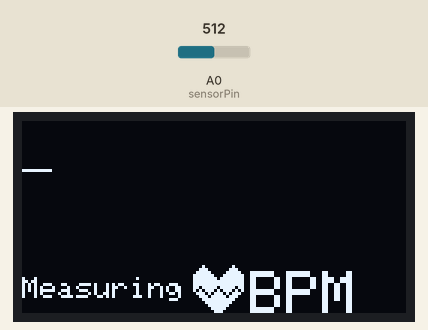
Recording of a sketch running on a simulated Arduino Uno, built with avr-gcc and run on an emulated ATmega328P. On the bench: 128×64 one-colour display. Inputs (shaded band) come from the test bench; at power-on: A0 (sensorPin) = 512.

Above: at 4.36 s.
4.4 s: A0 (sensorPin) set to 716
At 4.57 s:
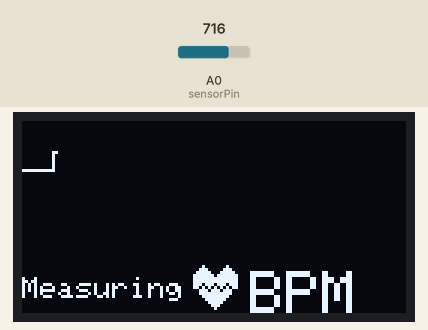
5.9 s: A0 (sensorPin) set to 900
At 6.1 s:
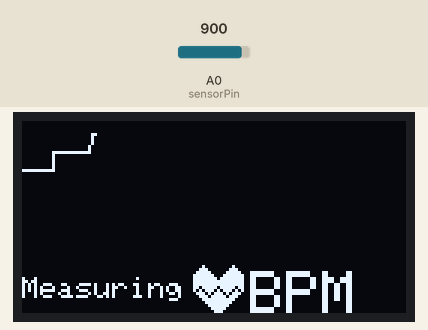
7.4 s: A0 (sensorPin) set to 1023
At 18.52 s:
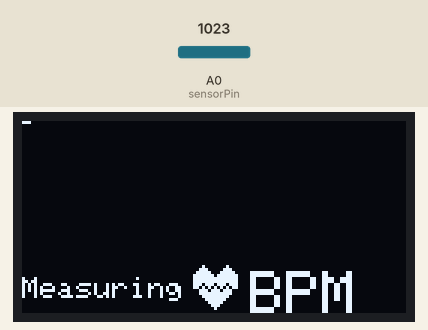

The sketch:

Heart_Rate_Monitor_Ricardo_Alexis_Zamora.ino
```cpp
/*
  Author: Ricardo Alexis Zamora Acosta
  Contact Email: zamoraa.alexiss@gmail.com
  Created at: University of Groningen (RUG)
  Date: June 2024
  Description: This code is designed to display an interface for a Heart Rate Monitor.
  Additional Info: Tested with CH340, using Arduino IDE version 2.3.2
*/

#include <Adafruit_GFX.h>       // Library needed for OLED display
#include <Adafruit_SSD1306.h>   // Library needed for OLED display
#include <Wire.h>               // Library needed for I2C communication

static const unsigned char PROGMEM Universities[] ={   // Bitmap array for displaying the logos of RUG nad UNAM
0x00, 0x00, 0x00, 0x1e, 0x00, 0x00, 0x00, 0x00, 0x00, 0x00, 0x0f, 0xff, 0xf0, 0x00, 0x00, 0x00,
0x00, 0x00, 0x00, 0x7f, 0x00, 0x00, 0x00, 0x00, 0x01, 0xf0, 0x16, 0x82, 0x50, 0x0f, 0x00, 0x00,
0x00, 0x00, 0x01, 0xff, 0x40, 0x00, 0x00, 0x00, 0xe0, 0xa9, 0x6f, 0xe3, 0x5f, 0xd2, 0x1c, 0x00,
0x7c, 0x40, 0x01, 0xff, 0xe0, 0x00, 0x9f, 0x88, 0x2d, 0xf9, 0xef, 0xe7, 0x7f, 0xf2, 0x38, 0xc0,
0x7b, 0xf0, 0x03, 0xf3, 0xf0, 0x03, 0xf7, 0xa3, 0xef, 0xf8, 0xf6, 0x21, 0x17, 0xf2, 0x7b, 0x98,
0x01, 0xf8, 0x03, 0xe1, 0xf0, 0x0f, 0xe0, 0x2b, 0xfd, 0xc8, 0x00, 0x00, 0x00, 0x02, 0x7f, 0x64,
0x01, 0xfc, 0x63, 0xf3, 0xf1, 0x8f, 0xe0, 0x07, 0xd0, 0x78, 0x00, 0x00, 0x00, 0x3c, 0x1f, 0x68,
0x00, 0xfc, 0xe1, 0xff, 0xe3, 0x8f, 0xc0, 0x16, 0x39, 0x00, 0xd0, 0x00, 0x3e, 0x01, 0x18, 0xe0,
0x00, 0xf8, 0xf0, 0x7f, 0x83, 0x8f, 0x80, 0x13, 0x80, 0x83, 0x10, 0x00, 0x37, 0x82, 0x00, 0x50,
0x00, 0x78, 0xf0, 0x7f, 0x03, 0xc7, 0x80, 0x0c, 0xff, 0xdd, 0xc8, 0x01, 0xff, 0xb0, 0xfe, 0x30,
0x00, 0x38, 0x7c, 0x7f, 0x9f, 0x87, 0x00, 0x0f, 0xf8, 0x53, 0xdc, 0x00, 0xff, 0xfe, 0x7f, 0xf0,
0x00, 0x3f, 0xff, 0xff, 0xff, 0xfe, 0x00, 0x1e, 0x00, 0x87, 0xfc, 0x01, 0xf3, 0xc2, 0x1e, 0x7c,
0x00, 0x1f, 0xff, 0xff, 0xff, 0xfe, 0x00, 0x33, 0xff, 0x00, 0x7e, 0x00, 0xfe, 0x00, 0xff, 0xcc,
0x00, 0x3f, 0xfc, 0x00, 0x0f, 0xfe, 0x00, 0x37, 0xee, 0x00, 0x7e, 0x03, 0xbe, 0x00, 0xcf, 0xf8,
0x00, 0x18, 0x08, 0x0c, 0x0c, 0x06, 0x00, 0x07, 0xee, 0x00, 0x7e, 0x03, 0xfe, 0x00, 0x6e, 0x70,
0x00, 0x0c, 0x0c, 0x0c, 0x0c, 0x0c, 0x00, 0x09, 0xef, 0x00, 0xff, 0x01, 0x9f, 0x00, 0xfc, 0xf0,
0x00, 0x1c, 0x0f, 0xff, 0xfc, 0x0e, 0x00, 0x1c, 0x3f, 0xc3, 0xff, 0x83, 0xff, 0xc1, 0xf7, 0x88,
0x00, 0x07, 0xff, 0xff, 0xff, 0xf0, 0x00, 0x07, 0xcf, 0xe1, 0xff, 0x81, 0xb4, 0x83, 0xee, 0xd8,
0x00, 0x1f, 0xff, 0xff, 0xff, 0xfe, 0x00, 0x01, 0xfb, 0x30, 0xed, 0xc0, 0x82, 0x0d, 0xb9, 0xd8,
0x60, 0x00, 0x00, 0x00, 0x0f, 0xf0, 0x1f, 0x38, 0x0f, 0x60, 0xff, 0xc1, 0xf2, 0x0e, 0xff, 0xd8,
0x40, 0x00, 0x00, 0x03, 0x1f, 0xe4, 0x3f, 0x3b, 0xc0, 0xfc, 0xcd, 0xc1, 0x5a, 0x2f, 0xfa, 0x00,
0x40, 0x00, 0x00, 0x07, 0x3f, 0x8e, 0x7f, 0x3b, 0xfe, 0x8f, 0xf0, 0x1f, 0xff, 0xe3, 0x01, 0x78,
0x43, 0x38, 0xe6, 0x00, 0x7f, 0x00, 0xff, 0x3f, 0xff, 0xb8, 0xf8, 0x00, 0x01, 0xef, 0xff, 0xf8,
0x47, 0x9d, 0xde, 0x01, 0xfe, 0x63, 0xfd, 0x3f, 0xff, 0x89, 0x78, 0x00, 0x00, 0x0f, 0xff, 0xf8,
0x43, 0xcf, 0x9e, 0x03, 0xf8, 0xe7, 0xf1, 0x3e, 0x81, 0xff, 0x3f, 0x38, 0x01, 0x8f, 0x0b, 0xf8,
0x47, 0xf8, 0xff, 0x07, 0xf0, 0x0f, 0xe1, 0x00, 0x3f, 0xf9, 0x0f, 0x8d, 0x00, 0xef, 0x00, 0x18,
0x43, 0xf0, 0x7e, 0x07, 0xe6, 0x3f, 0xcd, 0x03, 0xff, 0xcf, 0x00, 0xc0, 0x01, 0x8f, 0xff, 0x48,
0x47, 0xff, 0xff, 0x07, 0xce, 0x7f, 0x9d, 0x37, 0xef, 0xdf, 0x00, 0x3f, 0x00, 0x07, 0xfd, 0x68,
0x43, 0xf0, 0xfe, 0x07, 0x00, 0xfe, 0x01, 0x3f, 0xef, 0xfb, 0x00, 0x3f, 0xc1, 0xef, 0xbd, 0xe8,
0x40, 0x1f, 0xc0, 0x06, 0x61, 0xfc, 0xc3, 0x3f, 0xff, 0x7f, 0x00, 0x3f, 0xe1, 0xed, 0xfd, 0xe8,
0x40, 0x3f, 0xe0, 0x00, 0xe7, 0xf8, 0xcf, 0x3b, 0xfe, 0x7f, 0x00, 0x7f, 0xf8, 0x2c, 0xdf, 0xe8,
0x41, 0xb7, 0x6c, 0x00, 0x0f, 0xe0, 0x1f, 0x3b, 0xda, 0x7d, 0x00, 0x7f, 0xff, 0x8c, 0xb7, 0xe8,
0x40, 0xc7, 0x13, 0x1c, 0x7f, 0xce, 0x3f, 0x3b, 0x59, 0x7f, 0x00, 0x3f, 0xfe, 0xfd, 0x37, 0xf8,
0x40, 0x37, 0x38, 0x08, 0x0f, 0x80, 0xff, 0x3b, 0x69, 0xff, 0x00, 0x3f, 0xfd, 0x9c, 0x6d, 0xf8,
0x40, 0x3f, 0xc2, 0xc8, 0x81, 0x21, 0xff, 0x3b, 0x61, 0xff, 0x00, 0x1f, 0xfc, 0x1e, 0x4d, 0xb8,
0x40, 0x07, 0x52, 0x48, 0x91, 0xe3, 0xf9, 0x3b, 0x20, 0xcd, 0x00, 0x0f, 0xfc, 0x0e, 0x09, 0xb0,
0x40, 0x00, 0x48, 0x08, 0x01, 0x07, 0xf1, 0x1b, 0x01, 0xc0, 0x00, 0x1f, 0xf1, 0xe8, 0x09, 0xb0,
0x40, 0x00, 0x40, 0xea, 0x41, 0x1f, 0xe9, 0x19, 0x3f, 0xbf, 0x80, 0x1f, 0xe3, 0xef, 0x01, 0xf0,
0x40, 0x00, 0x42, 0x6a, 0x41, 0x3f, 0x9d, 0x19, 0xbf, 0x1f, 0x80, 0x1f, 0x83, 0xfb, 0xf9, 0x70,
0x40, 0x00, 0x5a, 0x08, 0x4d, 0x7f, 0x01, 0x18, 0x3e, 0x44, 0x40, 0x3f, 0x06, 0x51, 0xf8, 0x60,
0x4c, 0x7f, 0xd8, 0x08, 0x05, 0x00, 0x01, 0x0c, 0x06, 0x3c, 0x00, 0x3c, 0x0f, 0xf8, 0xc8, 0x60,
0x5c, 0xff, 0x42, 0x48, 0x81, 0x00, 0x01, 0x0c, 0x06, 0x7a, 0x60, 0x3c, 0x19, 0x78, 0xc0, 0x40,
0x41, 0xfc, 0xd5, 0x48, 0x51, 0x00, 0x01, 0x0c, 0x04, 0x01, 0xf0, 0x38, 0x3e, 0xfc, 0xc0, 0xc0,
0x47, 0xf9, 0xd0, 0x08, 0x09, 0x00, 0x01, 0x04, 0x00, 0x01, 0x98, 0x38, 0x5e, 0x20, 0x00, 0x80,
0x4f, 0xf4, 0x41, 0xff, 0xc1, 0x3d, 0xc1, 0x06, 0x01, 0xfe, 0xf0, 0x30, 0xed, 0x04, 0x00, 0x04,
0x7f, 0xce, 0x4f, 0xf7, 0xf1, 0xf3, 0xc1, 0x6f, 0xb9, 0xff, 0xe3, 0x03, 0x1f, 0x7e, 0x00, 0x1c,
0x7f, 0x80, 0x7f, 0x1e, 0xff, 0xe3, 0xc1, 0x77, 0xf0, 0x19, 0x82, 0xcd, 0x2f, 0x6e, 0x03, 0x3c,
0x3f, 0x21, 0xfe, 0x48, 0xfe, 0x1f, 0xc3, 0x7f, 0xf0, 0x40, 0x0f, 0x77, 0x40, 0x00, 0x03, 0xc8,
0x3c, 0x73, 0xf8, 0xc0, 0x7e, 0x1f, 0x82, 0x22, 0x79, 0xa0, 0x04, 0x71, 0x00, 0x00, 0x01, 0x84,
0x38, 0x07, 0xf0, 0x01, 0xff, 0xff, 0xe2, 0x21, 0xee, 0x01, 0xf1, 0xf4, 0x00, 0x71, 0xde, 0x08,
0x13, 0x1f, 0xe4, 0x30, 0xfe, 0x1e, 0xc6, 0x21, 0x8e, 0x06, 0x08, 0x30, 0x03, 0xb2, 0x0d, 0xe0,
0x13, 0x3f, 0xce, 0x70, 0x03, 0xf0, 0x04, 0x30, 0x99, 0xbb, 0xc4, 0x00, 0x0c, 0x64, 0x0c, 0x00,
0x08, 0x7f, 0x00, 0xf0, 0x4f, 0xfd, 0x08, 0x18, 0xe0, 0x00, 0x41, 0x80, 0x08, 0xc8, 0x08, 0x00,
0x0c, 0xfe, 0x61, 0xf0, 0x7a, 0xd7, 0x88, 0x06, 0x50, 0x46, 0x90, 0xfc, 0x90, 0x48, 0x70, 0x00,
0x07, 0xfc, 0xe7, 0xf0, 0x10, 0xc2, 0x10, 0x03, 0x7c, 0x00, 0x1e, 0x04, 0x70, 0xc9, 0x80, 0x00,
0x03, 0xf0, 0x0f, 0xe0, 0x05, 0xec, 0x20, 0x06, 0x06, 0x2f, 0xff, 0x00, 0x21, 0x9e, 0x1f, 0x00,
0x01, 0xe6, 0x1f, 0xc0, 0x05, 0xe8, 0xc0, 0x05, 0x01, 0x3f, 0xfc, 0xc0, 0x26, 0xf7, 0xc0, 0xc0,
0x00, 0xce, 0x7f, 0x80, 0x00, 0xc1, 0x80, 0x04, 0x20, 0xd0, 0x7f, 0xe7, 0xdf, 0x00, 0x02, 0x60,
0x00, 0x30, 0xfe, 0x00, 0x00, 0x06, 0x00, 0x0e, 0x00, 0x44, 0xbf, 0x78, 0x3c, 0x03, 0xc0, 0x40,
0x00, 0x0d, 0xfc, 0x60, 0x00, 0x18, 0x00, 0x0f, 0xff, 0xc0, 0x36, 0xb0, 0x20, 0x03, 0x38, 0xc0,
0x00, 0x03, 0xf8, 0xe0, 0x00, 0x60, 0x00, 0x18, 0x00, 0x62, 0x7b, 0xfc, 0x3e, 0x06, 0x07, 0x00,
0x00, 0x00, 0x70, 0x00, 0x03, 0x80, 0x00, 0x00, 0x00, 0x1f, 0x97, 0xf3, 0xc1, 0xf0, 0x00, 0x00,
0x00, 0x00, 0x0f, 0xe3, 0xf8, 0x00, 0x00, 0x00, 0x00, 0x00, 0x3e, 0x2f, 0x80, 0x00, 0x00, 0x00,
0x00, 0x00, 0x00, 0x00, 0x00, 0x00, 0x00, 0x00, 0x00, 0x00, 0x00, 0x02, 0xc0, 0x00, 0x00, 0x00
};

static const unsigned char PROGMEM heart[] ={  // Bitmap array for displaying a heart
0x10, 0x10, 0x38, 0x38, 0x7c, 0x7c, 0xfe, 0xfe, 0xff, 0xfe, 0xff, 0xfe, 0xee, 0xee, 0xd5, 0x56,
0x3b, 0xb8, 0x3f, 0xf8, 0x1f, 0xf0, 0x0f, 0xe0, 0x07, 0xc0, 0x03, 0x80, 0x01, 0x00
};

static const unsigned char PROGMEM beat[] ={  // Bitmap array for displaying a heart of minor size to simulate an animation of a heart beat
  0x10, 0x04, 0x00, 0x38, 0x0e, 0x00, 0x7c, 0x1f, 0x00, 0xfe, 0x3f, 0x80, 0xff, 0x7f, 0x80, 0xff,
0xff, 0x80, 0xff, 0xff, 0x80, 0xdf, 0x7d, 0x80, 0xae, 0xba, 0x80, 0x75, 0xd7, 0x00, 0x3b, 0xee,
0x00, 0x1f, 0xfc, 0x00, 0x0f, 0xf8, 0x00, 0x07, 0xf0, 0x00, 0x03, 0xe0, 0x00, 0x01, 0xc0, 0x00,
0x00, 0x80, 0x00
};

const int sensorPin = A0;             // Sensor pin for analog input
const int threshold = 300;            // Threshold value for peak detection
const int t_entre_picos = 200;        // Minimum time between peaks (in milliseconds)
const int OLED_RESET = LED_BUILTIN;   // Reset pin for the OLED display


int sensorValue;                      // Variable to store the sensor value
unsigned long previousMillis = 0;     // Variable to store the previous millisecond count
const long interval = 15000;          // Interval for the BPM calculation (in milliseconds)
unsigned long startTime;              // Variable to store the start time
int peakCount = 0;                    // Counter for the number of peaks detected

#define SCREEN_WIDTH 128   // OLED display dimensions
#define SCREEN_HEIGHT 64
Adafruit_SSD1306 display(SCREEN_WIDTH, SCREEN_HEIGHT, &Wire, OLED_RESET); // Create an instance of the SSD1306 display

void read_temp() {    // Function to read the sensor value and update the display
    unsigned long currentMillis = millis();   // Get the current millisecond count
    sensorValue = analogRead(sensorPin);      // Read the sensor value from the analog pin

    int yPos = map(sensorValue, 0, 1023, SCREEN_HEIGHT / 2, 0);               // Map the sensor value to the y-position on the display
    int xPos = map(currentMillis - startTime, 0, interval, 0, SCREEN_WIDTH);  // Calculate the x-position based on the elapsed time

    static int lastYPos = yPos;     // Static variables to store the last positions and state
    static int lastXPos = xPos;
    static int lastPeakCount = 0;
    static bool heartState = true;

    display.drawLine(lastXPos, lastYPos, xPos, yPos, SSD1306_WHITE); // Draw a line from the last position to the current position that would be making the visualization inreal time

    lastYPos = yPos;   // Update the last positions
    lastXPos = xPos;

    // Function for Peak detection
    if (sensorValue > threshold && currentMillis - previousMillis > t_entre_picos) {
        peakCount++;  // Increment the peak count
        previousMillis = currentMillis;  // Update the previous millisecond count

        // Clear the rectangle where the heart/beat icon will be drawn
        display.fillRect(57, 48, 18, 18, SSD1306_BLACK);

        // Toggle the heart state if the peak count has changed
        if (peakCount != lastPeakCount) {
            heartState = !heartState;
            lastPeakCount = peakCount;
        }

        // Draw the heart or beat icon based on the heart state for simulating of a heart beat
        if (heartState) {
            display.drawBitmap(57, 48, beat, 17, 17, 1);
        } else {
            display.drawBitmap(57, 48, heart, 15, 15, 1);
        }
    }

    if (currentMillis - startTime >= interval) {  // If the interval has passed, calculate and display the BPM
        int bpm = int(peakCount * 2);

        lastXPos = xPos = 0;   // Reset the x-position and clear the display
        display.clearDisplay();

        // Display BPM or "Measuring" text based on the BPM range
        if (bpm < 40 || bpm > 120) {
            display.setTextSize(1);
            display.setCursor(0, 52);
            display.println("Measuring");
            display.drawBitmap(57, 48, heart, 16, 16, 1);
            display.setTextSize(2);
            display.setCursor(76, 50);
            display.print("BPM");
        } else {
            display.setTextSize(2);
            display.setCursor(16, 50);
            display.print(bpm);
            display.drawBitmap(56, 48, heart, 16, 16, 1);
            display.setTextSize(2);
            display.setCursor(76, 50);
            display.print("BPM");
        }

        display.display();

        peakCount = 0;  // Reset the peak count
        startTime = currentMillis;  // Reset the start time
        delay(100);
    } else {
        display.display();
    }
}

// Setup function to initialize the display and sensor
void setup() {
    display.begin(SSD1306_SWITCHCAPVCC, 0x3C);  // Initialize the display with I2C address
    display.clearDisplay();  // Clear the display
    display.drawBitmap(0, 0, Universities, 128, 64, 1);  // Show "Universities" image
    display.display();  // Update the display
    delay(3000);  // Wait for 3 seconds
    display.clearDisplay();  // Clear the display
    Serial.println("Starting...");

    display.clearDisplay();   // Display text
    display.setTextSize(1);
    display.setTextColor(SSD1306_WHITE);
    display.setCursor(0, 52);
    display.println("Measuring");
    display.setTextSize(2);
    display.setCursor(76, 50);
    display.print("BPM");
    display.display();
    delay(100);

    pinMode(sensorPin, INPUT);  // Set the sensor pin as input
    startTime = millis();
    Serial.println("Setup complete");
}

// Main loop function to continuously read sensor data and update the display
void loop() {
    read_temp();  // Call the read_temp function
}
```
